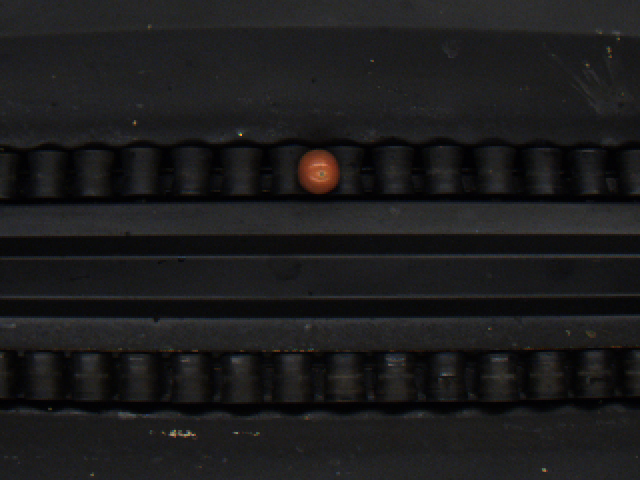
#> input picture Experiment/data_2021_2_25_8_36_19_V10_R6_COL_7.BMP, 640 x 480 px
$ python closing_noise.py --image data_2021_2_25_8_36_19_V10_R6_COL_7.BMP
#> lines starting #> are read from the running program, lines starting #| are printed output that depends on the picture; after the words box and inside, x2 and y2 are one past the last pixel; in counts of white or black regions, pixels touching at a corner belong together
import cv2
import numpy as np
import argparse


ap = argparse.ArgumentParser()
ap.add_argument("-i", "--image", required=True,
	help="path to input image to be OCR'd")
#ap.add_argument("-p", "--preprocess", type=str, default="thresh",
#	help="type of preprocessing to be done")
args = vars(ap.parse_args())
img = cv2.imread(args["image"])
#> img is the input picture: shape (480, 640, 3); mean B, G, R 28.2, 27.5, 27.9

img_bw = 255*(cv2.cvtColor(img, cv2.COLOR_BGR2GRAY) > 10).astype('uint8')
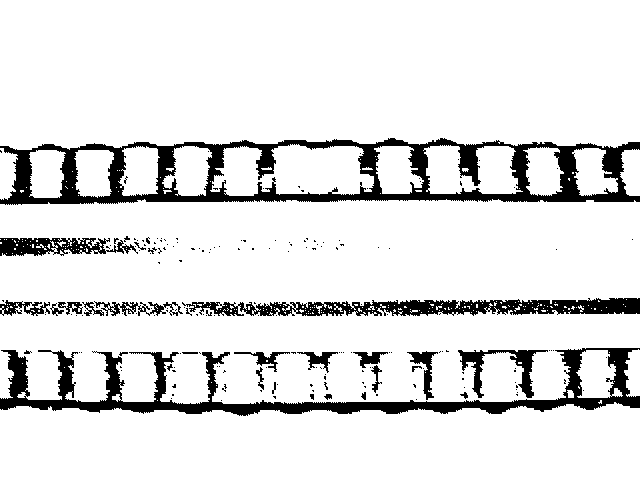
#> img_bw: shape (480, 640); 88.3% white; 191 black regions (165 under 20 px), largest, box (x1, y1, x2, y2) and area: (0, 138, 640, 205) 14670, (0, 348, 640, 416) 10200, (182, 298, 640, 316) 4785

se1 = cv2.getStructuringElement(cv2.MORPH_RECT, (5,5))
se2 = cv2.getStructuringElement(cv2.MORPH_RECT, (5,5))
mask = cv2.morphologyEx(img_bw, cv2.MORPH_CLOSE, se1)
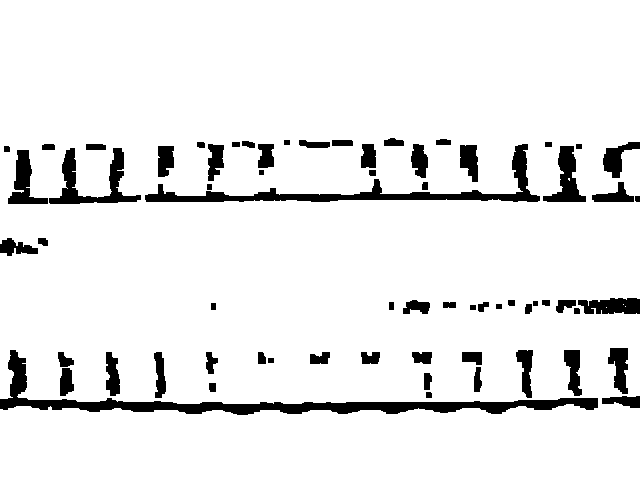
#> mask: shape (480, 640); 92% white; 66 black regions, largest, box (x1, y1, x2, y2) and area: (0, 350, 598, 415) 5948, (145, 144, 540, 202) 3545, (49, 148, 141, 204) 1683
mask = cv2.morphologyEx(mask, cv2.MORPH_OPEN, se2)
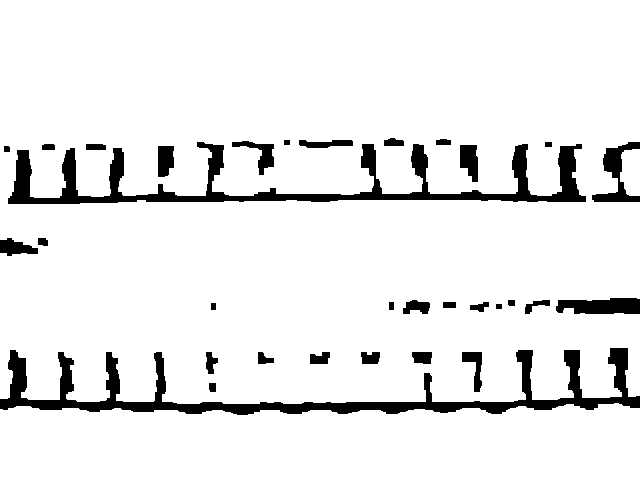
#> mask: shape (480, 640); 91.7% white; 32 black regions, largest, box (x1, y1, x2, y2) and area: (0, 348, 640, 415) 9603, (8, 142, 586, 204) 8850, (556, 298, 640, 314) 1127

mask = np.dstack([mask, mask, mask]) / 255
out = img * mask


cv2.imshow('Output', cv2.resize(out,(0,0), fx=0.5, fy=0.5))
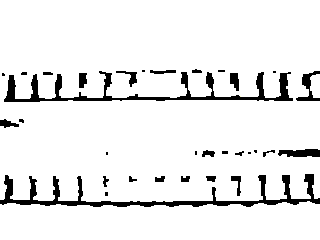
#> window 'Output': shape (240, 320, 3); mean B, G, R 235.1, 235.1, 235.1
cv2.waitKey(0)
cv2.destroyAllWindows()
cv2.imwrite("closed_"+args["image"], out)
